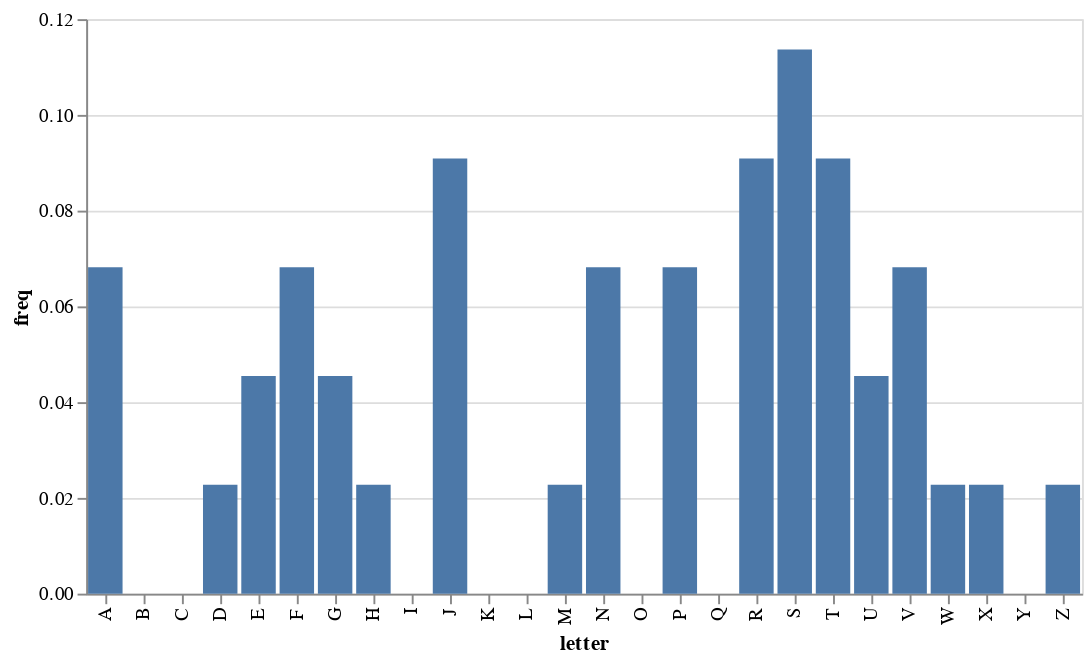

Write notebook code for a chart like this one.
### Code cell
temp = rng.choice(list(string.ascii_uppercase), size=44)
t3 = ''.join(temp)
freq_chart(t3)

### Figure 1 — Vega-Lite specification as saved in the notebook (floating-point values rounded to 4 significant figures)
{"config": {"view": {"continuousWidth": 400, "continuousHeight": 300}}, "data": {"name": "data-45f677bf5ee8e942740bfc2fe4c161c0"}, "mark": "bar", "encoding": {"tooltip": [{"field": "letter", "type": "nominal"}, {"field": "freq", "type": "quantitative"}], "x": {"field": "letter", "scale": {"domain": ["A", "B", "C", "D", "E", "F", "G", "H", "I", "J", "K", "L", "M", "N", "O", "P", "Q", "R", "S", "T", "U", "V", "W", "X", "Y", "Z"]}, "type": "nominal"}, "y": {"field": "freq", "type": "quantitative"}}, "$schema": "https://vega.github.io/schema/vega-lite/v4.17.0.json", "datasets": {"data-45f677bf5ee8e942740bfc2fe4c161c0": [{"letter": "A", "freq": 0.06818}, {"letter": "B", "freq": 0.0}, {"letter": "C", "freq": 0.0}, {"letter": "D", "freq": 0.02273}, {"letter": "E", "freq": 0.04545}, {"letter": "F", "freq": 0.06818}, {"letter": "G", "freq": 0.04545}, {"letter": "H", "freq": 0.02273}, {"letter": "I", "freq": 0.0}, {"letter": "J", "freq": 0.09091}, {"letter": "K", "freq": 0.0}, {"letter": "L", "freq": 0.0}, {"letter": "M", "freq": 0.02273}, {"letter": "N", "freq": 0.06818}, {"letter": "O", "freq": 0.0}, {"letter": "P", "freq": 0.06818}, {"letter": "Q", "freq": 0.0}, {"letter": "R", "freq": 0.09091}, {"letter": "S", "freq": 0.1136}, {"letter": "T", "freq": 0.09091}, {"letter": "U", "freq": 0.04545}, {"letter": "V", "freq": 0.06818}, {"letter": "W", "freq": 0.02273}, {"letter": "X", "freq": 0.02273}, {"letter": "Y", "freq": 0.0}, {"letter": "Z", "freq": 0.02273}]}}
